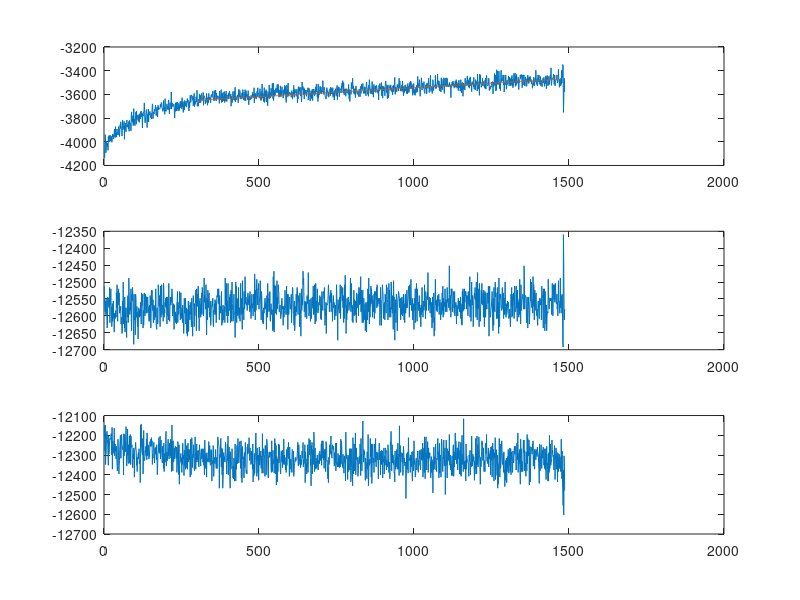

The MATLAB source for this figure:
values=[ 
-4072, -12512, -12200
-4132, -12564, -12152
-4024, -12580, -12280
-3940, -12588, -12148
-4000, -12556, -12348
-4092, -12596, -12288
-4080, -12548, -12292
-3996, -12592, -12204
-4024, -12600, -12184
-4040, -12636, -12180
-4016, -12628, -12220
-4012, -12544, -12248
-4072, -12572, -12296
-3956, -12568, -12352
-3988, -12552, -12204
-3948, -12576, -12296
-4000, -12576, -12264
-3952, -12516, -12228
-3948, -12620, -12216
-3944, -12572, -12220
-3976, -12556, -12220
-3996, -12520, -12220
-3952, -12572, -12192
-3960, -12572, -12248
-4004, -12632, -12300
-4000, -12612, -12160
-3964, -12564, -12372
-3936, -12616, -12272
-3960, -12592, -12228
-3940, -12556, -12284
-3976, -12608, -12260
-3968, -12608, -12292
-3916, -12648, -12164
-3892, -12592, -12304
-3952, -12592, -12276
-3960, -12608, -12244
-3872, -12600, -12280
-3964, -12584, -12264
-3920, -12604, -12320
-3960, -12532, -12256
-3928, -12576, -12288
-3892, -12508, -12352
-3932, -12552, -12380
-3940, -12616, -12360
-3924, -12528, -12220
-3944, -12568, -12260
-3872, -12520, -12304
-3892, -12560, -12396
-3892, -12532, -12352
-3956, -12592, -12328
-3908, -12592, -12256
-3856, -12572, -12228
-3888, -12584, -12200
-3832, -12572, -12316
-3864, -12624, -12316
-3884, -12604, -12204
-3888, -12608, -12196
-3952, -12652, -12252
-3904, -12648, -12252
-3816, -12556, -12272
-3860, -12592, -12268
-3896, -12500, -12272
-3868, -12624, -12400
-3848, -12588, -12192
-3828, -12604, -12304
-3980, -12636, -12268
-3872, -12544, -12196
-3888, -12648, -12232
-3844, -12576, -12232
-3900, -12608, -12284
-3916, -12620, -12156
-3856, -12616, -12256
-3840, -12664, -12356
-3816, -12576, -12344
-3876, -12604, -12328
-3856, -12564, -12168
-3876, -12540, -12304
-3872, -12620, -12260
-3892, -12608, -12248
-3828, -12488, -12344
-3912, -12528, -12308
-3820, -12572, -12204
-3836, -12596, -12340
-3848, -12588, -12204
-3844, -12560, -12196
-3848, -12584, -12348
-3908, -12520, -12204
-3780, -12612, -12260
-3748, -12644, -12260
-3828, -12536, -12248
-3808, -12556, -12272
-3836, -12516, -12360
-3780, -12540, -12364
-3864, -12564, -12296
-3840, -12632, -12320
-3720, -12684, -12264
-3852, -12536, -12292
-3808, -12612, -12412
-3840, -12608, -12280
-3864, -12600, -12272
-3808, -12656, -12264
-3776, -12536, -12236
-3748, -12548, -12268
-3852, -12596, -12280
-3740, -12604, -12352
-3804, -12572, -12312
-3776, -12612, -12384
-3776, -12632, -12328
-3816, -12588, -12308
-3820, -12668, -12300
-3828, -12604, -12288
-3772, -12576, -12320
-3792, -12588, -12268
-3836, -12584, -12344
-3764, -12604, -12340
-3764, -12580, -12324
-3808, -12600, -12440
-3748, -12560, -12148
-3748, -12572, -12260
-3740, -12624, -12144
-3788, -12532, -12244
-3756, -12572, -12280
-3792, -12564, -12292
-3884, -12552, -12300
-3764, -12536, -12216
-3784, -12636, -12396
-3748, -12584, -12336
-3752, -12628, -12176
-3748, -12600, -12316
-3672, -12532, -12328
-3752, -12588, -12328
-3832, -12600, -12308
-3840, -12588, -12276
-3800, -12536, -12288
-3772, -12548, -12256
-3744, -12592, -12304
-3728, -12544, -12220
-3764, -12544, -12324
-3880, -12592, -12188
-3780, -12552, -12248
-3768, -12544, -12304
-3832, -12572, -12288
-3724, -12572, -12248
-3832, -12592, -12288
-3748, -12616, -12320
-3772, -12616, -12284
-3772, -12568, -12308
-3744, -12612, -12232
-3776, -12540, -12240
-3776, -12564, -12256
-3796, -12636, -12220
-3760, -12588, -12240
-3764, -12524, -12212
-3808, -12568, -12256
-3732, -12524, -12228
-3680, -12572, -12348
-3696, -12584, -12296
-3804, -12552, -12316
-3748, -12620, -12272
-3756, -12620, -12244
-3756, -12568, -12236
-3764, -12612, -12312
-3724, -12572, -12340
-3728, -12592, -12272
-3736, -12580, -12264
-3692, -12604, -12296
-3716, -12520, -12260
-3780, -12616, -12260
-3776, -12632, -12324
-3732, -12640, -12248
-3708, -12576, -12320
-3748, -12600, -12400
-3792, -12624, -12352
-3692, -12620, -12292
-3696, -12508, -12288
-3732, -12528, -12264
-3728, -12552, -12212
-3716, -12572, -12288
-3716, -12540, -12240
-3720, -12592, -12292
-3712, -12632, -12204
-3684, -12512, -12320
-3708, -12580, -12296
-3684, -12604, -12224
-3668, -12572, -12288
-3680, -12508, -12292
-3716, -12596, -12300
-3720, -12568, -12340
-3720, -12568, -12256
-3744, -12576, -12304
-3716, -12616, -12316
-3652, -12504, -12368
-3732, -12520, -12240
-3716, -12604, -12384
-3708, -12580, -12352
-3768, -12592, -12292
-3636, -12560, -12332
-3740, -12572, -12336
-3732, -12548, -12240
-3744, -12564, -12180
-3716, -12576, -12356
-3712, -12544, -12332
-3680, -12624, -12284
-3724, -12544, -12296
-3716, -12592, -12328
-3700, -12600, -12244
-3732, -12588, -12220
-3648, -12612, -12304
-3648, -12504, -12268
-3724, -12588, -12320
-3764, -12612, -12240
-3704, -12616, -12268
-3672, -12568, -12304
-3672, -12544, -12304
-3672, -12568, -12220
-3724, -12568, -12316
-3580, -12544, -12228
-3724, -12560, -12384
-3684, -12520, -12148
-3672, -12528, -12228
-3684, -12600, -12316
-3704, -12592, -12380
-3700, -12576, -12228
-3696, -12576, -12336
-3680, -12564, -12332
-3688, -12640, -12316
-3744, -12568, -12264
-3800, -12612, -12320
-3720, -12612, -12272
-3744, -12588, -12256
-3672, -12620, -12268
-3720, -12604, -12296
-3668, -12596, -12316
-3740, -12624, -12260
-3732, -12560, -12388
-3664, -12560, -12368
-3724, -12528, -12324
-3696, -12620, -12232
-3740, -12560, -12244
-3736, -12584, -12256
-3676, -12596, -12400
-3676, -12572, -12248
-3736, -12576, -12448
-3692, -12528, -12344
-3700, -12580, -12340
-3660, -12612, -12332
-3692, -12608, -12304
-3716, -12532, -12292
-3656, -12608, -12336
-3720, -12592, -12316
-3720, -12600, -12388
-3628, -12576, -12312
-3704, -12620, -12348
-3676, -12568, -12240
-3736, -12592, -12304
-3752, -12608, -12320
-3680, -12652, -12300
-3660, -12628, -12404
-3732, -12548, -12276
-3652, -12592, -12284
-3700, -12576, -12356
-3700, -12572, -12220
-3668, -12548, -12372
-3664, -12624, -12312
-3656, -12576, -12364
-3708, -12584, -12308
-3700, -12652, -12252
-3652, -12580, -12336
-3636, -12660, -12372
-3668, -12612, -12256
-3648, -12648, -12240
-3668, -12556, -12336
-3700, -12644, -12272
-3740, -12568, -12292
-3664, -12592, -12272
-3712, -12588, -12324
-3668, -12612, -12304
-3608, -12560, -12412
-3632, -12568, -12220
-3668, -12596, -12296
-3616, -12584, -12400
-3604, -12632, -12248
-3620, -12548, -12212
-3632, -12616, -12228
-3648, -12616, -12364
-3648, -12660, -12304
-3612, -12572, -12296
-3696, -12540, -12312
-3624, -12560, -12248
-3612, -12576, -12300
-3592, -12632, -12372
-3704, -12564, -12380
-3656, -12600, -12292
-3684, -12568, -12208
-3676, -12564, -12308
-3652, -12524, -12372
-3620, -12576, -12292
-3628, -12644, -12324
-3664, -12520, -12244
-3564, -12548, -12336
-3700, -12536, -12280
-3676, -12572, -12324
-3680, -12560, -12296
-3700, -12512, -12276
-3660, -12604, -12340
-3640, -12572, -12360
-3660, -12644, -12308
-3596, -12556, -12248
-3672, -12556, -12280
-3648, -12548, -12304
-3608, -12572, -12340
-3668, -12604, -12356
-3648, -12564, -12288
-3592, -12592, -12272
-3592, -12532, -12320
-3652, -12596, -12268
-3632, -12516, -12272
-3640, -12536, -12272
-3636, -12540, -12336
-3584, -12552, -12268
-3692, -12600, -12324
-3624, -12584, -12352
-3612, -12488, -12300
-3628, -12560, -12400
-3628, -12540, -12224
-3628, -12552, -12280
-3680, -12560, -12324
-3648, -12580, -12368
-3668, -12508, -12292
-3664, -12612, -12348
-3592, -12656, -12412
-3644, -12548, -12288
-3628, -12592, -12332
-3692, -12612, -12332
-3628, -12524, -12316
-3672, -12576, -12336
-3668, -12572, -12296
-3592, -12548, -12232
-3648, -12532, -12336
-3624, -12588, -12276
-3644, -12604, -12252
-3624, -12596, -12332
-3648, -12556, -12352
-3672, -12628, -12348
-3608, -12620, -12272
-3608, -12576, -12332
-3600, -12576, -12276
-3624, -12564, -12432
-3624, -12556, -12332
-3592, -12572, -12328
-3572, -12548, -12344
-3612, -12616, -12252
-3640, -12632, -12260
-3636, -12584, -12408
-3656, -12596, -12340
-3568, -12564, -12328
-3628, -12588, -12312
-3644, -12552, -12344
-3608, -12556, -12320
-3564, -12596, -12272
-3600, -12556, -12340
-3656, -12620, -12368
-3588, -12576, -12316
-3636, -12540, -12312
-3616, -12540, -12368
-3612, -12544, -12268
-3624, -12520, -12208
-3636, -12548, -12220
-3632, -12564, -12240
-3628, -12520, -12248
-3612, -12556, -12256
-3676, -12612, -12468
-3572, -12540, -12304
-3600, -12588, -12296
-3624, -12572, -12312
-3648, -12592, -12236
-3628, -12572, -12216
-3560, -12580, -12360
-3668, -12528, -12360
-3652, -12628, -12264
-3592, -12604, -12400
-3664, -12580, -12272
-3624, -12620, -12468
-3584, -12568, -12424
-3656, -12608, -12384
-3620, -12612, -12288
-3656, -12600, -12328
-3576, -12572, -12328
-3668, -12576, -12308
-3668, -12620, -12336
-3596, -12488, -12280
-3648, -12568, -12236
-3656, -12520, -12292
-3572, -12588, -12312
-3640, -12504, -12348
-3660, -12600, -12396
-3644, -12556, -12312
-3616, -12568, -12244
-3604, -12620, -12328
-3608, -12504, -12204
-3640, -12600, -12400
-3588, -12584, -12300
-3612, -12584, -12272
-3588, -12572, -12260
-3572, -12544, -12324
-3628, -12584, -12412
-3624, -12536, -12468
-3636, -12620, -12284
-3596, -12552, -12368
-3700, -12524, -12372
-3616, -12616, -12332
-3640, -12548, -12328
-3672, -12500, -12268
-3656, -12564, -12364
-3624, -12584, -12360
-3576, -12616, -12416
-3644, -12612, -12356
-3640, -12600, -12420
-3624, -12536, -12316
-3572, -12588, -12372
-3608, -12592, -12432
-3652, -12600, -12328
-3540, -12664, -12244
-3664, -12600, -12352
-3612, -12500, -12432
-3648, -12532, -12328
-3628, -12512, -12372
-3644, -12620, -12300
-3624, -12552, -12252
-3624, -12600, -12304
-3604, -12552, -12344
-3612, -12548, -12216
-3672, -12596, -12264
-3588, -12516, -12268
-3556, -12596, -12340
-3600, -12608, -12264
-3620, -12576, -12252
-3568, -12604, -12232
-3576, -12616, -12316
-3640, -12556, -12320
-3612, -12504, -12368
-3632, -12596, -12228
-3632, -12548, -12416
-3640, -12572, -12268
-3588, -12600, -12440
-3632, -12640, -12256
-3576, -12496, -12280
-3560, -12592, -12320
-3616, -12576, -12308
-3644, -12576, -12328
-3648, -12612, -12412
-3580, -12528, -12416
-3632, -12580, -12288
-3652, -12576, -12364
-3560, -12484, -12300
-3580, -12520, -12236
-3656, -12564, -12312
-3568, -12544, -12380
-3600, -12568, -12392
-3596, -12568, -12376
-3628, -12560, -12396
-3600, -12584, -12260
-3644, -12548, -12296
-3632, -12532, -12244
-3568, -12536, -12292
-3608, -12556, -12276
-3688, -12568, -12276
-3616, -12568, -12212
-3648, -12540, -12288
-3636, -12588, -12328
-3624, -12528, -12264
-3628, -12580, -12296
-3644, -12572, -12292
-3612, -12608, -12348
-3608, -12600, -12328
-3636, -12556, -12280
-3624, -12536, -12344
-3624, -12576, -12296
-3584, -12576, -12372
-3616, -12564, -12244
-3600, -12600, -12436
-3628, -12536, -12348
-3616, -12568, -12392
-3544, -12552, -12404
-3672, -12588, -12292
-3592, -12476, -12392
-3624, -12512, -12352
-3632, -12612, -12328
-3592, -12524, -12224
-3592, -12584, -12188
-3640, -12572, -12284
-3624, -12508, -12304
-3608, -12492, -12408
-3572, -12532, -12264
-3620, -12536, -12328
-3544, -12568, -12300
-3600, -12520, -12392
-3588, -12524, -12300
-3604, -12504, -12428
-3624, -12580, -12308
-3632, -12556, -12260
-3604, -12548, -12348
-3552, -12540, -12352
-3596, -12496, -12332
-3616, -12544, -12300
-3652, -12568, -12280
-3576, -12612, -12368
-3648, -12528, -12344
-3616, -12544, -12304
-3512, -12584, -12392
-3596, -12584, -12192
-3632, -12620, -12316
-3592, -12588, -12392
-3600, -12624, -12312
-3660, -12576, -12268
-3616, -12592, -12280
-3544, -12584, -12296
-3668, -12568, -12316
-3644, -12548, -12408
-3572, -12548, -12252
-3576, -12580, -12292
-3620, -12560, -12252
-3560, -12568, -12400
-3664, -12640, -12356
-3572, -12540, -12220
-3576, -12548, -12236
-3620, -12604, -12256
-3696, -12504, -12324
-3604, -12556, -12392
-3632, -12548, -12416
-3584, -12556, -12304
-3584, -12588, -12296
-3520, -12532, -12284
-3636, -12584, -12312
-3584, -12528, -12308
-3580, -12612, -12284
-3628, -12616, -12300
-3608, -12588, -12300
-3548, -12564, -12372
-3592, -12596, -12388
-3616, -12580, -12228
-3564, -12588, -12356
-3508, -12584, -12384
-3572, -12644, -12332
-3636, -12632, -12276
-3504, -12484, -12344
-3652, -12640, -12332
-3572, -12468, -12324
-3616, -12648, -12392
-3596, -12512, -12276
-3564, -12508, -12216
-3608, -12536, -12336
-3556, -12512, -12240
-3564, -12592, -12396
-3544, -12544, -12252
-3584, -12596, -12452
-3584, -12524, -12308
-3548, -12496, -12352
-3516, -12580, -12436
-3584, -12544, -12320
-3568, -12564, -12384
-3516, -12508, -12332
-3588, -12528, -12244
-3620, -12528, -12340
-3624, -12588, -12332
-3604, -12588, -12248
-3564, -12576, -12304
-3616, -12568, -12336
-3528, -12584, -12388
-3604, -12608, -12396
-3620, -12600, -12304
-3572, -12596, -12280
-3608, -12556, -12304
-3536, -12548, -12336
-3572, -12580, -12276
-3572, -12572, -12364
-3600, -12580, -12300
-3632, -12628, -12348
-3588, -12572, -12336
-3560, -12600, -12220
-3600, -12604, -12336
-3600, -12584, -12300
-3524, -12564, -12348
-3592, -12524, -12312
-3532, -12568, -12356
-3612, -12580, -12376
-3652, -12596, -12336
-3668, -12572, -12388
-3580, -12512, -12272
-3520, -12592, -12352
-3620, -12596, -12312
-3560, -12536, -12288
-3596, -12640, -12260
-3504, -12536, -12312
-3608, -12596, -12236
-3616, -12596, -12320
-3592, -12584, -12304
-3596, -12556, -12408
-3580, -12544, -12260
-3596, -12560, -12372
-3600, -12568, -12352
-3592, -12580, -12324
-3604, -12580, -12320
-3624, -12536, -12388
-3580, -12620, -12364
-3568, -12584, -12324
-3592, -12556, -12272
-3640, -12516, -12276
-3584, -12520, -12284
-3604, -12552, -12388
-3596, -12592, -12280
-3524, -12596, -12408
-3624, -12628, -12396
-3624, -12556, -12352
-3560, -12644, -12344
-3556, -12628, -12324
-3564, -12592, -12312
-3588, -12572, -12332
-3572, -12600, -12332
-3616, -12536, -12320
-3592, -12588, -12320
-3556, -12528, -12320
-3564, -12516, -12304
-3672, -12524, -12276
-3616, -12572, -12236
-3640, -12596, -12332
-3536, -12556, -12356
-3596, -12540, -12248
-3536, -12556, -12260
-3572, -12552, -12328
-3548, -12632, -12320
-3588, -12532, -12348
-3596, -12592, -12300
-3612, -12584, -12364
-3540, -12660, -12348
-3592, -12580, -12320
-3664, -12520, -12348
-3624, -12584, -12324
-3496, -12552, -12280
-3560, -12568, -12316
-3532, -12536, -12284
-3532, -12468, -12236
-3592, -12508, -12360
-3604, -12488, -12324
-3544, -12552, -12344
-3640, -12588, -12340
-3556, -12580, -12292
-3596, -12556, -12248
-3600, -12604, -12440
-3592, -12560, -12284
-3564, -12560, -12308
-3596, -12576, -12376
-3616, -12560, -12344
-3572, -12608, -12396
-3564, -12540, -12320
-3576, -12564, -12360
-3580, -12552, -12248
-3544, -12552, -12388
-3648, -12472, -12316
-3608, -12568, -12300
-3548, -12600, -12216
-3556, -12592, -12224
-3584, -12588, -12260
-3628, -12552, -12300
-3656, -12584, -12224
-3588, -12616, -12352
-3620, -12592, -12320
-3568, -12548, -12456
-3636, -12608, -12252
-3576, -12580, -12292
-3612, -12580, -12236
-3556, -12544, -12396
-3652, -12568, -12288
-3596, -12576, -12272
-3564, -12512, -12348
-3556, -12596, -12272
-3600, -12544, -12184
-3572, -12592, -12220
-3612, -12508, -12384
-3592, -12604, -12332
-3556, -12624, -12264
-3600, -12612, -12368
-3536, -12504, -12372
-3580, -12616, -12316
-3512, -12556, -12328
-3532, -12588, -12368
-3584, -12568, -12348
-3624, -12520, -12300
-3576, -12564, -12348
-3660, -12592, -12364
-3512, -12588, -12376
-3628, -12576, -12328
-3592, -12560, -12336
-3604, -12568, -12292
-3572, -12564, -12344
-3560, -12540, -12280
-3532, -12552, -12292
-3592, -12592, -12328
-3540, -12608, -12300
-3536, -12544, -12308
-3556, -12612, -12244
-3596, -12576, -12352
-3568, -12528, -12228
-3580, -12564, -12316
-3568, -12576, -12256
-3484, -12584, -12228
-3564, -12536, -12232
-3568, -12528, -12324
-3600, -12532, -12280
-3540, -12548, -12368
-3556, -12516, -12272
-3568, -12588, -12300
-3616, -12628, -12320
-3620, -12580, -12272
-3620, -12600, -12384
-3640, -12560, -12232
-3624, -12652, -12244
-3572, -12580, -12244
-3544, -12564, -12332
-3584, -12568, -12328
-3580, -12564, -12372
-3568, -12560, -12420
-3616, -12536, -12368
-3580, -12508, -12440
-3624, -12532, -12312
-3600, -12540, -12348
-3588, -12588, -12328
-3584, -12544, -12248
-3552, -12540, -12284
-3612, -12560, -12276
-3540, -12528, -12292
-3552, -12524, -12204
-3560, -12588, -12300
-3596, -12532, -12280
-3544, -12548, -12316
-3580, -12568, -12268
-3600, -12616, -12248
-3544, -12584, -12264
-3624, -12564, -12272
-3580, -12540, -12256
-3612, -12576, -12268
-3576, -12560, -12324
-3648, -12564, -12356
-3568, -12612, -12288
-3588, -12596, -12340
-3580, -12592, -12328
-3552, -12568, -12240
-3608, -12600, -12380
-3616, -12588, -12288
-3608, -12508, -12240
-3540, -12544, -12348
-3524, -12572, -12336
-3648, -12592, -12360
-3548, -12672, -12348
-3588, -12552, -12292
-3536, -12580, -12360
-3564, -12568, -12316
-3540, -12580, -12360
-3620, -12592, -12304
-3564, -12544, -12364
-3556, -12568, -12300
-3556, -12508, -12360
-3560, -12608, -12304
-3552, -12552, -12220
-3588, -12512, -12344
-3528, -12532, -12232
-3552, -12524, -12264
-3504, -12556, -12348
-3536, -12556, -12344
-3484, -12516, -12364
-3584, -12576, -12296
-3588, -12540, -12336
-3500, -12620, -12340
-3584, -12576, -12392
-3604, -12608, -12304
-3556, -12508, -12320
-3568, -12576, -12340
-3552, -12480, -12324
-3584, -12548, -12432
-3616, -12580, -12184
-3572, -12652, -12284
-3556, -12568, -12292
-3552, -12612, -12320
-3588, -12548, -12312
-3576, -12592, -12336
-3580, -12580, -12424
-3560, -12548, -12300
-3600, -12544, -12312
-3516, -12552, -12384
-3592, -12584, -12304
-3640, -12576, -12332
-3560, -12560, -12268
-3660, -12568, -12376
-3568, -12556, -12308
-3564, -12488, -12268
-3568, -12584, -12436
-3600, -12588, -12416
-3500, -12504, -12364
-3552, -12576, -12268
-3536, -12568, -12304
-3524, -12616, -12368
-3464, -12572, -12456
-3556, -12620, -12212
-3528, -12580, -12276
-3536, -12564, -12396
-3592, -12524, -12308
-3552, -12600, -12244
-3572, -12552, -12380
-3600, -12556, -12372
-3556, -12596, -12336
-3628, -12556, -12188
-3544, -12596, -12400
-3528, -12592, -12356
-3556, -12620, -12264
-3556, -12532, -12304
-3588, -12572, -12324
-3600, -12576, -12312
-3596, -12576, -12324
-3572, -12540, -12408
-3576, -12536, -12392
-3604, -12600, -12352
-3620, -12516, -12312
-3556, -12568, -12308
-3564, -12532, -12308
-3564, -12564, -12344
-3620, -12516, -12244
-3548, -12564, -12324
-3532, -12484, -12404
-3592, -12588, -12216
-3556, -12524, -12344
-3512, -12588, -12296
-3528, -12588, -12380
-3548, -12620, -12248
-3560, -12540, -12200
-3508, -12524, -12128
-3560, -12620, -12264
-3592, -12612, -12336
-3576, -12548, -12272
-3576, -12588, -12296
-3536, -12584, -12280
-3592, -12612, -12304
-3540, -12564, -12368
-3588, -12644, -12428
-3568, -12592, -12316
-3612, -12560, -12340
-3516, -12588, -12340
-3496, -12648, -12340
-3544, -12564, -12420
-3544, -12560, -12284
-3584, -12612, -12352
-3600, -12520, -12372
-3580, -12552, -12196
-3616, -12588, -12456
-3524, -12488, -12408
-3560, -12576, -12328
-3476, -12624, -12352
-3516, -12536, -12320
-3540, -12604, -12344
-3592, -12548, -12216
-3556, -12572, -12308
-3564, -12512, -12268
-3596, -12560, -12412
-3552, -12520, -12244
-3540, -12564, -12444
-3492, -12540, -12344
-3560, -12604, -12264
-3600, -12552, -12244
-3540, -12576, -12340
-3624, -12588, -12328
-3528, -12568, -12316
-3516, -12536, -12388
-3548, -12608, -12268
-3560, -12528, -12244
-3580, -12592, -12292
-3560, -12528, -12336
-3528, -12536, -12216
-3584, -12532, -12332
-3552, -12552, -12360
-3524, -12516, -12296
-3536, -12576, -12284
-3572, -12508, -12296
-3580, -12544, -12324
-3568, -12572, -12288
-3592, -12556, -12340
-3564, -12548, -12420
-3648, -12560, -12312
-3524, -12564, -12280
-3572, -12560, -12240
-3544, -12548, -12324
-3508, -12628, -12300
-3536, -12596, -12280
-3552, -12516, -12400
-3536, -12568, -12292
-3560, -12580, -12320
-3500, -12628, -12348
-3612, -12556, -12276
-3528, -12552, -12324
-3564, -12508, -12280
-3632, -12524, -12416
-3548, -12536, -12320
-3532, -12584, -12328
-3572, -12608, -12336
-3536, -12564, -12264
-3556, -12596, -12396
-3548, -12560, -12320
-3612, -12612, -12304
-3536, -12536, -12352
-3492, -12560, -12264
-3488, -12544, -12292
-3528, -12592, -12276
-3584, -12508, -12376
-3564, -12536, -12324
-3520, -12516, -12336
-3636, -12552, -12352
-3564, -12560, -12360
-3520, -12612, -12248
-3600, -12552, -12276
-3628, -12548, -12360
-3588, -12504, -12388
-3536, -12604, -12372
-3536, -12524, -12336
-3544, -12588, -12420
-3520, -12588, -12356
-3560, -12576, -12232
-3520, -12604, -12252
-3572, -12500, -12180
-3568, -12500, -12276
-3544, -12580, -12380
-3580, -12572, -12256
-3576, -12592, -12248
-3604, -12540, -12340
-3528, -12588, -12308
-3580, -12640, -12300
-3524, -12496, -12348
-3568, -12556, -12328
-3560, -12544, -12392
-3496, -12576, -12388
-3456, -12672, -12436
-3600, -12560, -12280
-3596, -12592, -12372
-3536, -12552, -12316
-3560, -12620, -12356
-3544, -12536, -12360
-3580, -12544, -12272
-3568, -12552, -12332
-3516, -12644, -12372
-3540, -12604, -12304
-3528, -12560, -12240
-3520, -12548, -12324
-3572, -12528, -12372
-3532, -12532, -12296
-3464, -12540, -12404
-3544, -12548, -12152
-3488, -12576, -12308
-3500, -12548, -12256
-3572, -12568, -12252
-3548, -12612, -12388
-3572, -12548, -12320
-3540, -12596, -12292
-3548, -12576, -12288
-3520, -12544, -12300
-3576, -12552, -12336
-3488, -12600, -12292
-3568, -12556, -12404
-3532, -12592, -12376
-3612, -12536, -12256
-3592, -12584, -12284
-3540, -12612, -12340
-3584, -12564, -12316
-3564, -12620, -12344
-3524, -12556, -12356
-3572, -12536, -12336
-3520, -12592, -12344
-3556, -12576, -12520
-3548, -12560, -12412
-3592, -12576, -12300
-3536, -12524, -12292
-3588, -12576, -12372
-3596, -12564, -12316
-3508, -12556, -12284
-3580, -12544, -12392
-3532, -12528, -12212
-3580, -12512, -12292
-3584, -12536, -12300
-3556, -12604, -12328
-3500, -12508, -12316
-3512, -12540, -12316
-3552, -12544, -12388
-3488, -12568, -12300
-3492, -12492, -12300
-3504, -12552, -12304
-3552, -12584, -12360
-3540, -12576, -12284
-3516, -12548, -12412
-3588, -12552, -12432
-3608, -12612, -12356
-3528, -12572, -12280
-3584, -12564, -12380
-3508, -12604, -12372
-3580, -12640, -12228
-3600, -12548, -12348
-3560, -12552, -12324
-3592, -12584, -12336
-3608, -12520, -12412
-3560, -12620, -12404
-3540, -12560, -12340
-3564, -12536, -12316
-3524, -12504, -12328
-3584, -12584, -12376
-3552, -12616, -12324
-3580, -12520, -12304
-3448, -12568, -12280
-3532, -12564, -12376
-3508, -12584, -12388
-3536, -12560, -12324
-3544, -12576, -12352
-3492, -12540, -12280
-3476, -12588, -12320
-3584, -12604, -12276
-3616, -12592, -12348
-3560, -12576, -12376
-3544, -12632, -12324
-3512, -12568, -12272
-3460, -12596, -12324
-3500, -12580, -12300
-3564, -12516, -12272
-3508, -12588, -12328
-3504, -12572, -12240
-3520, -12604, -12412
-3524, -12556, -12292
-3548, -12564, -12316
-3492, -12584, -12264
-3572, -12568, -12388
-3580, -12508, -12208
-3592, -12572, -12328
-3548, -12528, -12420
-3552, -12608, -12312
-3520, -12580, -12228
-3528, -12564, -12208
-3516, -12584, -12316
-3596, -12540, -12376
-3504, -12536, -12288
-3512, -12528, -12320
-3548, -12552, -12232
-3548, -12472, -12296
-3524, -12556, -12388
-3464, -12584, -12264
-3520, -12564, -12300
-3584, -12544, -12316
-3560, -12568, -12296
-3524, -12556, -12288
-3532, -12592, -12328
-3440, -12548, -12336
-3544, -12568, -12416
-3576, -12576, -12372
-3536, -12604, -12308
-3540, -12560, -12388
-3548, -12636, -12352
-3592, -12604, -12324
-3568, -12544, -12356
-3476, -12620, -12492
-3528, -12608, -12348
-3568, -12588, -12376
-3548, -12532, -12260
-3532, -12660, -12372
-3536, -12604, -12308
-3520, -12644, -12316
-3524, -12564, -12348
-3440, -12492, -12256
-3552, -12568, -12244
-3524, -12556, -12376
-3536, -12584, -12352
-3548, -12564, -12384
-3508, -12552, -12316
-3508, -12588, -12324
-3428, -12540, -12228
-3516, -12572, -12216
-3484, -12552, -12300
-3540, -12556, -12284
-3508, -12536, -12416
-3488, -12596, -12400
-3568, -12584, -12240
-3512, -12556, -12392
-3572, -12552, -12328
-3540, -12592, -12300
-3524, -12612, -12336
-3580, -12568, -12412
-3460, -12560, -12280
-3548, -12596, -12220
-3472, -12588, -12236
-3512, -12532, -12320
-3560, -12584, -12372
-3520, -12512, -12384
-3512, -12604, -12312
-3524, -12548, -12320
-3460, -12596, -12224
-3572, -12576, -12340
-3592, -12560, -12356
-3500, -12572, -12284
-3464, -12520, -12264
-3488, -12548, -12500
-3532, -12588, -12384
-3524, -12560, -12292
-3460, -12576, -12224
-3500, -12552, -12352
-3536, -12588, -12308
-3464, -12516, -12416
-3524, -12560, -12268
-3516, -12560, -12280
-3536, -12548, -12288
-3528, -12560, -12324
-3520, -12576, -12280
-3536, -12564, -12332
-3500, -12452, -12196
-3524, -12556, -12352
-3528, -12584, -12344
-3520, -12540, -12300
-3528, -12540, -12376
-3628, -12604, -12344
-3516, -12520, -12356
-3540, -12540, -12404
-3532, -12520, -12320
-3496, -12524, -12304
-3524, -12588, -12360
-3488, -12568, -12404
-3488, -12576, -12272
-3500, -12536, -12248
-3532, -12528, -12408
-3512, -12572, -12332
-3548, -12592, -12360
-3512, -12528, -12284
-3536, -12600, -12292
-3488, -12568, -12188
-3524, -12572, -12324
-3540, -12560, -12228
-3476, -12572, -12272
-3536, -12624, -12344
-3496, -12568, -12304
-3548, -12572, -12264
-3508, -12572, -12264
-3532, -12600, -12376
-3516, -12560, -12284
-3568, -12548, -12320
-3500, -12568, -12244
-3480, -12580, -12232
-3504, -12556, -12320
-3544, -12588, -12396
-3512, -12556, -12276
-3572, -12588, -12396
-3548, -12544, -12400
-3476, -12608, -12236
-3552, -12564, -12408
-3588, -12624, -12368
-3508, -12576, -12260
-3568, -12628, -12200
-3500, -12528, -12348
-3508, -12588, -12304
-3616, -12520, -12296
-3504, -12532, -12384
-3516, -12584, -12116
-3556, -12544, -12272
-3512, -12580, -12372
-3524, -12520, -12332
-3564, -12560, -12368
-3464, -12528, -12364
-3512, -12540, -12328
-3516, -12528, -12432
-3528, -12536, -12244
-3504, -12580, -12372
-3488, -12540, -12304
-3480, -12548, -12320
-3444, -12540, -12324
-3524, -12556, -12324
-3484, -12600, -12340
-3476, -12528, -12340
-3540, -12564, -12392
-3504, -12540, -12408
-3488, -12572, -12300
-3548, -12540, -12332
-3460, -12484, -12292
-3484, -12604, -12276
-3452, -12556, -12400
-3528, -12552, -12336
-3508, -12616, -12356
-3516, -12552, -12360
-3576, -12500, -12204
-3496, -12548, -12288
-3492, -12568, -12356
-3516, -12540, -12316
-3512, -12564, -12296
-3504, -12632, -12332
-3536, -12608, -12316
-3456, -12556, -12308
-3556, -12540, -12372
-3520, -12532, -12428
-3516, -12548, -12332
-3548, -12516, -12372
-3564, -12552, -12312
-3476, -12544, -12216
-3520, -12604, -12396
-3492, -12500, -12292
-3520, -12580, -12396
-3504, -12540, -12204
-3572, -12612, -12348
-3428, -12472, -12248
-3500, -12580, -12352
-3524, -12520, -12360
-3556, -12576, -12304
-3516, -12532, -12208
-3492, -12632, -12232
-3608, -12504, -12296
-3428, -12532, -12320
-3512, -12612, -12392
-3436, -12616, -12448
-3508, -12572, -12312
-3496, -12564, -12360
-3540, -12524, -12320
-3524, -12564, -12284
-3520, -12504, -12228
-3512, -12552, -12248
-3464, -12564, -12236
-3528, -12568, -12328
-3496, -12532, -12296
-3492, -12604, -12264
-3496, -12524, -12352
-3532, -12532, -12384
-3520, -12632, -12348
-3544, -12540, -12328
-3480, -12528, -12384
-3552, -12536, -12252
-3464, -12604, -12240
-3556, -12532, -12284
-3480, -12580, -12292
-3440, -12568, -12196
-3464, -12580, -12324
-3516, -12560, -12332
-3524, -12532, -12312
-3528, -12540, -12344
-3516, -12564, -12284
-3520, -12512, -12264
-3464, -12564, -12360
-3484, -12660, -12292
-3568, -12564, -12316
-3540, -12512, -12320
-3556, -12596, -12296
-3556, -12604, -12276
-3540, -12600, -12400
-3528, -12584, -12260
-3540, -12576, -12328
-3496, -12568, -12324
-3512, -12548, -12256
-3504, -12528, -12412
-3492, -12568, -12276
-3520, -12636, -12240
-3596, -12644, -12308
-3496, -12548, -12272
-3532, -12628, -12332
-3532, -12516, -12432
-3468, -12564, -12288
-3424, -12580, -12316
-3524, -12588, -12316
-3436, -12500, -12212
-3460, -12544, -12424
-3572, -12532, -12344
-3452, -12532, -12272
-3564, -12608, -12280
-3392, -12588, -12360
-3480, -12604, -12404
-3516, -12516, -12300
-3404, -12608, -12468
-3496, -12572, -12344
-3512, -12560, -12448
-3516, -12652, -12388
-3404, -12488, -12320
-3488, -12620, -12216
-3552, -12632, -12280
-3496, -12536, -12412
-3516, -12548, -12244
-3568, -12536, -12368
-3456, -12536, -12356
-3396, -12576, -12324
-3492, -12576, -12272
-3472, -12584, -12228
-3488, -12540, -12276
-3468, -12516, -12332
-3484, -12560, -12348
-3436, -12580, -12348
-3496, -12532, -12292
-3520, -12608, -12388
-3436, -12556, -12284
-3580, -12548, -12384
-3516, -12596, -12376
-3500, -12552, -12460
-3520, -12500, -12364
-3480, -12572, -12328
-3436, -12596, -12428
-3492, -12604, -12364
-3556, -12564, -12316
-3544, -12596, -12440
-3480, -12592, -12324
-3516, -12584, -12364
-3492, -12556, -12308
-3488, -12568, -12384
-3484, -12572, -12272
-3444, -12560, -12328
-3512, -12608, -12392
-3528, -12600, -12292
-3456, -12604, -12352
-3512, -12580, -12264
-3488, -12608, -12380
-3468, -12632, -12384
-3528, -12592, -12268
-3476, -12536, -12400
-3456, -12572, -12284
-3516, -12516, -12320
-3440, -12604, -12312
-3528, -12544, -12340
-3472, -12600, -12388
-3544, -12536, -12280
-3532, -12552, -12316
-3512, -12532, -12340
-3424, -12576, -12336
-3436, -12608, -12276
-3476, -12572, -12256
-3504, -12512, -12296
-3420, -12568, -12272
-3532, -12588, -12256
-3444, -12588, -12264
-3524, -12580, -12376
-3520, -12512, -12376
-3432, -12576, -12348
-3508, -12544, -12240
-3496, -12616, -12324
-3488, -12524, -12324
-3500, -12576, -12188
-3456, -12568, -12388
-3476, -12560, -12324
-3560, -12604, -12292
-3484, -12552, -12344
-3500, -12596, -12272
-3480, -12492, -12340
-3464, -12540, -12388
-3436, -12540, -12448
-3468, -12624, -12220
-3452, -12508, -12312
-3432, -12584, -12268
-3452, -12568, -12384
-3460, -12552, -12344
-3544, -12552, -12332
-3436, -12544, -12384
-3472, -12536, -12376
-3520, -12544, -12276
-3436, -12580, -12224
-3444, -12580, -12288
-3436, -12452, -12224
-3524, -12488, -12380
-3484, -12580, -12276
-3528, -12544, -12348
-3452, -12540, -12340
-3484, -12540, -12364
-3488, -12548, -12408
-3468, -12564, -12284
-3528, -12620, -12320
-3532, -12576, -12380
-3472, -12544, -12196
-3492, -12604, -12344
-3436, -12636, -12216
-3500, -12584, -12276
-3460, -12568, -12280
-3508, -12544, -12304
-3504, -12580, -12224
-3452, -12624, -12452
-3484, -12608, -12288
-3468, -12568, -12256
-3448, -12552, -12436
-3492, -12492, -12360
-3472, -12556, -12268
-3484, -12516, -12260
-3512, -12500, -12272
-3484, -12576, -12268
-3504, -12552, -12296
-3548, -12572, -12244
-3524, -12592, -12276
-3504, -12484, -12228
-3524, -12572, -12356
-3456, -12508, -12308
-3500, -12524, -12340
-3524, -12612, -12272
-3528, -12532, -12372
-3476, -12524, -12272
-3460, -12584, -12288
-3496, -12552, -12284
-3396, -12536, -12324
-3460, -12532, -12272
-3516, -12580, -12300
-3512, -12600, -12288
-3468, -12580, -12308
-3528, -12616, -12260
-3520, -12628, -12284
-3436, -12560, -12288
-3468, -12556, -12296
-3492, -12584, -12344
-3436, -12588, -12372
-3496, -12608, -12444
-3480, -12548, -12244
-3516, -12548, -12296
-3448, -12552, -12380
-3456, -12568, -12332
-3528, -12564, -12284
-3500, -12548, -12248
-3496, -12612, -12292
-3480, -12512, -12368
-3536, -12524, -12300
-3492, -12536, -12276
-3492, -12548, -12316
-3464, -12588, -12268
-3492, -12636, -12260
-3504, -12520, -12276
-3456, -12552, -12352
-3500, -12552, -12268
-3532, -12520, -12368
-3484, -12644, -12356
-3472, -12528, -12328
-3508, -12564, -12376
-3444, -12620, -12268
-3468, -12624, -12424
-3552, -12568, -12332
-3452, -12644, -12256
-3472, -12608, -12348
-3440, -12588, -12340
-3484, -12588, -12372
-3528, -12592, -12432
-3500, -12492, -12296
-3516, -12528, -12432
-3448, -12564, -12288
-3472, -12580, -12388
-3516, -12552, -12200
-3476, -12548, -12368
-3448, -12556, -12344
-3436, -12548, -12244
-3472, -12556, -12352
-3376, -12552, -12344
-3524, -12548, -12324
-3508, -12596, -12332
-3468, -12580, -12224
-3472, -12504, -12292
-3464, -12540, -12276
-3460, -12600, -12304
-3464, -12536, -12308
-3428, -12508, -12300
-3452, -12540, -12376
-3516, -12552, -12360
-3496, -12508, -12252
-3436, -12560, -12272
-3528, -12552, -12424
-3500, -12504, -12320
-3488, -12528, -12300
-3480, -12556, -12264
-3472, -12564, -12276
-3468, -12564, -12372
-3436, -12536, -12296
-3468, -12580, -12288
-3504, -12560, -12436
-3484, -12600, -12300
-3460, -12560, -12292
-3388, -12496, -12384
-3476, -12560, -12320
-3480, -12556, -12308
-3540, -12560, -12296
-3472, -12592, -12368
-3504, -12592, -12308
-3488, -12488, -12328
-3528, -12576, -12384
-3464, -12540, -12352
-3516, -12540, -12220
-3396, -12552, -12328
-3504, -12592, -12420
-3448, -12536, -12280
-3456, -12580, -12444
-3348, -12680, -12476
-3360, -12692, -12556
-3752, -12360, -12376
-3664, -12444, -12604
-3472, -12568, -12304
-3464, -12612, -12340
-3580, -12580, -12480];
subplot(3,1,1)
plot(values(:,1))
x1=301;
y1=-3650;
x2=1470;
y2=-3472;
Ts=100;%ms
hold on
x=x1:x2;
y=(x-x1)/(x2-x1)*(y2-y1)+y1;
m=(x2-x1)/(y2-y1)
plot(x,y)
subplot(3,1,2)
plot(values(:,2))
subplot(3,1,3)
plot(values(:,3))